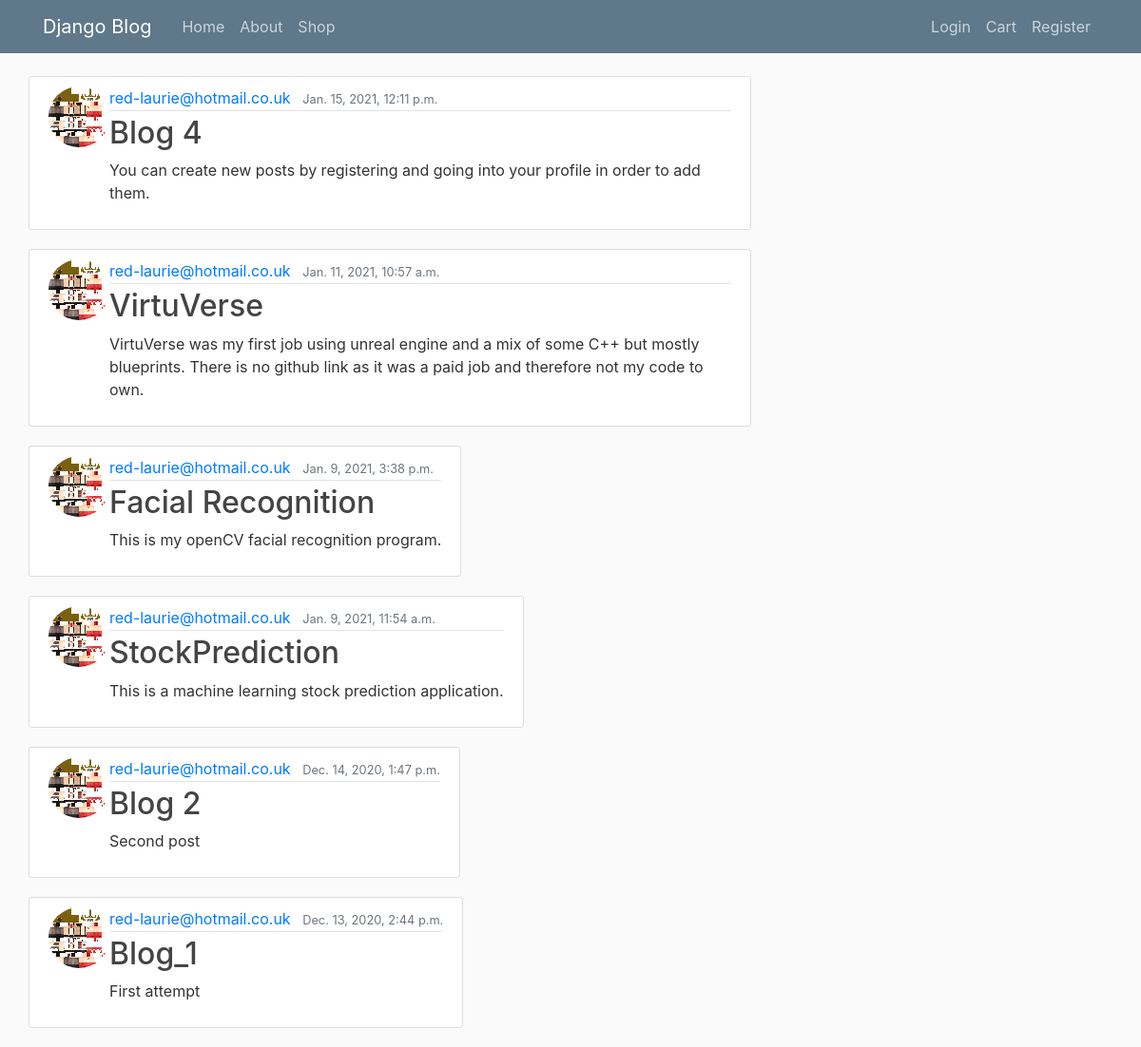
The page / on the database its author committed.
### blog/models.py (models this page shows, shortened)
class Post(models.Model):
    title = models.CharField(max_length=100)
    content = models.TextField()
    Link = models.TextField()
    date_posted = models.DateTimeField(default=timezone.now)
    author = models.ForeignKey(User, on_delete = models.CASCADE )
    image = models.ImageField(default='default.jpg', upload_to='project_pics')

### registration/models.py (models this page shows, shortened)
class Profile(models.Model):
    user = models.OneToOneField(User, on_delete=models.CASCADE)
    name = models.CharField(max_length=24, null=True)
    image = models.ImageField(default='default.jpg',upload_to='profile_pics')
    description = models.TextField(User,default='Hello')

### blog/views.py (the view)
# urls.py: path('',PostListView.as_view(), name = 'blog-home'),
class PostListView(ListView):
    model = Post
    template_name = 'blog/home.html'
    context_object_name = 'posts'
    ordering = ['-date_posted']

### blog/Templates/Blog/home.html
{% extends "blog/base.html" %}
{% block content %}
    {% for post in posts %}
        <article class="media content-section">
            <img class="rounded-circle" src="{{ post.author.profile.image.url }}">
          <div class="media-body">
            <div class="article-metadata">
              <a class="mr-2" href="#">{{ post.author }}</a>
              <small class="text-muted">{{ post.date_posted }}</small>
            </div>
            <h2><a class="article-title" href="{% url 'post-detail' post.id %}">{{ post.title }}</a></h2>
            <p class="article-content">{{ post.content }}</p>
          </div>
        </article>
    {% endfor %}
{% endblock content %}

### blog/static/blog/main.css (style rules this page uses)
body { background: #fafafa; color: #333333; margin-top: 5rem; }
h1, h2, h3, h4, h5, h6 { color: #444444; }
.content-section { background: #ffffff; padding: 10px 20px; border: 1px solid #dddddd; border-radius: 3px; margin-bottom: 20px; }
.article-title { color: #444444; }
.article-content { white-space: pre-line; }
.article-metadata { padding-bottom: 1px; margin-bottom: 4px; border-bottom: 1px solid #e3e3e3 }

### rows shown on the page
Post: author.profile.image (picture), author "red-laurie@hotmail.co.uk", date_posted "Jan. 15, 2021, 12:11 p.m.", title "Blog 4", content "You can create new posts by registering and going into your profile in order to add them."
Post: author.profile.image (picture), author "red-laurie@hotmail.co.uk", date_posted "Jan. 11, 2021, 10:57 a.m.", title "VirtuVerse", content "VirtuVerse was my first job using unreal engine and a mix of some C++ but mostly blueprints. There is no github link as it was a paid job and therefore not my code to own."
Post: author.profile.image (picture), author "red-laurie@hotmail.co.uk", date_posted "Jan. 9, 2021, 3:38 p.m.", title "Facial Recognition", content "This is my openCV facial recognition program."
Post: author.profile.image (picture), author "red-laurie@hotmail.co.uk", date_posted "Jan. 9, 2021, 11:54 a.m.", title "StockPrediction", content "This is a machine learning stock prediction application."
Post: author.profile.image (picture), author "red-laurie@hotmail.co.uk", date_posted "Dec. 14, 2020, 1:47 p.m.", title "Blog 2", content "Second post"
Post: author.profile.image (picture), author "red-laurie@hotmail.co.uk", date_posted "Dec. 13, 2020, 2:44 p.m.", title "Blog_1", content "First attempt"
